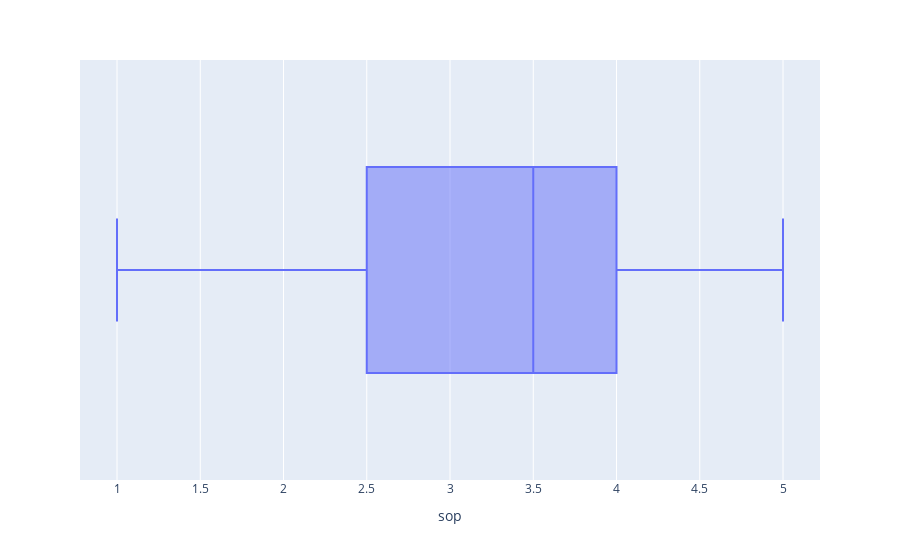

The notebook cell this image was saved under:
### Code cell
px.box(df,x=cols[3])

### Figure 1 — Plotly figure (JSON) as saved in the notebook; plotly's stock layout.template omitted (floating-point values rounded to 4 significant figures; data arrays with more than 128 entries replaced by an {"elided": "..."} marker saying what was removed)
{"data": [{"alignmentgroup": "True", "hovertemplate": "sop=%{x}<extra></extra>", "legendgroup": "", "marker": {"color": "#636efa"}, "name": "", "notched": false, "offsetgroup": "", "orientation": "h", "showlegend": false, "type": "box", "x": {"elided": "500 float values"}, "x0": " ", "xaxis": "x", "y0": " ", "yaxis": "y"}], "layout": {"boxmode": "group", "legend": {"tracegroupgap": 0}, "margin": {"t": 60}, "xaxis": {"anchor": "y", "domain": [0, 1], "title": {"text": "sop"}}, "yaxis": {"anchor": "x", "domain": [0, 1]}}}
